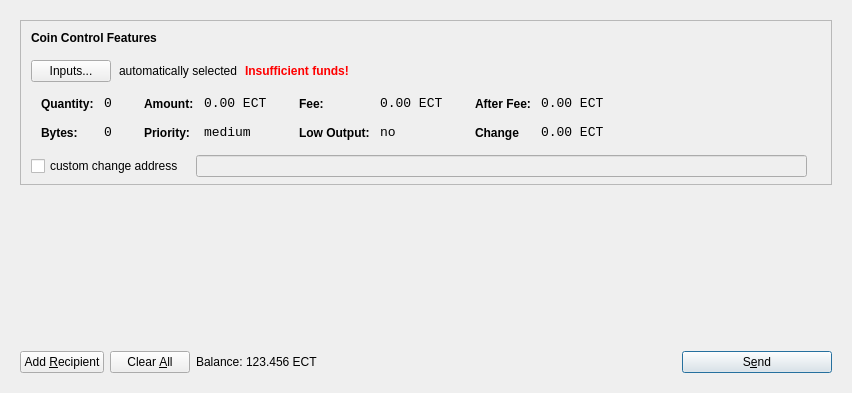
<?xml version="1.0" encoding="UTF-8"?>
<ui version="4.0">
 <class>SendCoinsDialog</class>
 <widget class="QDialog" name="SendCoinsDialog">
  <property name="geometry">
   <rect>
    <x>0</x>
    <y>0</y>
    <width>849</width>
    <height>393</height>
   </rect>
  </property>
  <property name="windowTitle">
   <string>Send Coins</string>
  </property>
  <layout class="QVBoxLayout" name="verticalLayout">
   <item>
    <widget class="QFrame" name="frameMain">
     <layout class="QVBoxLayout" name="verticalLayout_3">
      <item>
       <widget class="QFrame" name="frameCoinControl">
        <property name="sizePolicy">
         <sizepolicy hsizetype="Expanding" vsizetype="Expanding">
          <horstretch>0</horstretch>
          <verstretch>0</verstretch>
         </sizepolicy>
        </property>
        <property name="maximumSize">
         <size>
          <width>16777215</width>
          <height>16777215</height>
         </size>
        </property>
        <property name="frameShape">
         <enum>QFrame::StyledPanel</enum>
        </property>
        <property name="frameShadow">
         <enum>QFrame::Sunken</enum>
        </property>
        <layout class="QVBoxLayout" name="verticalLayoutCoinControl2">
         <property name="spacing">
          <number>6</number>
         </property>
         <property name="leftMargin">
          <number>0</number>
         </property>
         <property name="topMargin">
          <number>0</number>
         </property>
         <property name="rightMargin">
          <number>0</number>
         </property>
         <property name="bottomMargin">
          <number>6</number>
         </property>
         <item>
          <layout class="QVBoxLayout" name="verticalLayoutCoinControl" stretch="0,0,0,0,1">
           <property name="spacing">
            <number>0</number>
           </property>
           <property name="leftMargin">
            <number>10</number>
           </property>
           <property name="topMargin">
            <number>10</number>
           </property>
           <item>
            <layout class="QHBoxLayout" name="horizontalLayoutCoinControl1">
             <property name="bottomMargin">
              <number>15</number>
             </property>
             <item>
              <widget class="QLabel" name="labelCoinControlFeatures">
               <property name="sizePolicy">
                <sizepolicy hsizetype="Preferred" vsizetype="Maximum">
                 <horstretch>0</horstretch>
                 <verstretch>0</verstretch>
                </sizepolicy>
               </property>
               <property name="font">
                <font>
                 <weight>75</weight>
                 <bold>true</bold>
                </font>
               </property>
               <property name="styleSheet">
                <string notr="true">font-weight:bold;</string>
               </property>
               <property name="text">
                <string>Coin Control Features</string>
               </property>
              </widget>
             </item>
            </layout>
           </item>
           <item>
            <layout class="QHBoxLayout" name="horizontalLayoutCoinControl2" stretch="0,0,0,0">
             <property name="spacing">
              <number>8</number>
             </property>
             <property name="bottomMargin">
              <number>10</number>
             </property>
             <item>
              <widget class="QPushButton" name="pushButtonCoinControl">
               <property name="styleSheet">
                <string notr="true"/>
               </property>
               <property name="text">
                <string>Inputs...</string>
               </property>
              </widget>
             </item>
             <item>
              <widget class="QLabel" name="labelCoinControlAutomaticallySelected">
               <property name="text">
                <string>automatically selected</string>
               </property>
               <property name="margin">
                <number>5</number>
               </property>
              </widget>
             </item>
             <item>
              <widget class="QLabel" name="labelCoinControlInsuffFunds">
               <property name="font">
                <font>
                 <weight>75</weight>
                 <bold>true</bold>
                </font>
               </property>
               <property name="styleSheet">
                <string notr="true">color:red;font-weight:bold;</string>
               </property>
               <property name="text">
                <string>Insufficient funds!</string>
               </property>
               <property name="margin">
                <number>5</number>
               </property>
              </widget>
             </item>
             <item>
              <spacer name="horizontalSpacerCoinControl">
               <property name="orientation">
                <enum>Qt::Horizontal</enum>
               </property>
               <property name="sizeHint" stdset="0">
                <size>
                 <width>40</width>
                 <height>1</height>
                </size>
               </property>
              </spacer>
             </item>
            </layout>
           </item>
           <item>
            <widget class="QWidget" name="widgetCoinControl" native="true">
             <property name="sizePolicy">
              <sizepolicy hsizetype="Preferred" vsizetype="Preferred">
               <horstretch>0</horstretch>
               <verstretch>0</verstretch>
              </sizepolicy>
             </property>
             <property name="minimumSize">
              <size>
               <width>0</width>
               <height>0</height>
              </size>
             </property>
             <property name="styleSheet">
              <string notr="true"/>
             </property>
             <layout class="QHBoxLayout" name="horizontalLayoutCoinControl5">
              <property name="leftMargin">
               <number>0</number>
              </property>
              <property name="topMargin">
               <number>0</number>
              </property>
              <property name="rightMargin">
               <number>0</number>
              </property>
              <property name="bottomMargin">
               <number>0</number>
              </property>
              <item>
               <layout class="QHBoxLayout" name="horizontalLayoutCoinControl3" stretch="0,0,0,1">
                <property name="spacing">
                 <number>20</number>
                </property>
                <property name="topMargin">
                 <number>0</number>
                </property>
                <property name="bottomMargin">
                 <number>10</number>
                </property>
                <item>
                 <layout class="QFormLayout" name="formLayoutCoinControl1">
                  <property name="horizontalSpacing">
                   <number>10</number>
                  </property>
                  <property name="verticalSpacing">
                   <number>14</number>
                  </property>
                  <property name="leftMargin">
                   <number>10</number>
                  </property>
                  <property name="topMargin">
                   <number>4</number>
                  </property>
                  <property name="rightMargin">
                   <number>6</number>
                  </property>
                  <item row="0" column="0">
                   <widget class="QLabel" name="labelCoinControlQuantityText">
                    <property name="styleSheet">
                     <string notr="true">font-weight:bold;</string>
                    </property>
                    <property name="text">
                     <string>Quantity:</string>
                    </property>
                    <property name="margin">
                     <number>0</number>
                    </property>
                   </widget>
                  </item>
                  <item row="0" column="1">
                   <widget class="QLabel" name="labelCoinControlQuantity">
                    <property name="font">
                     <font>
                      <family>Monospace</family>
                      <pointsize>10</pointsize>
                     </font>
                    </property>
                    <property name="cursor">
                     <cursorShape>IBeamCursor</cursorShape>
                    </property>
                    <property name="contextMenuPolicy">
                     <enum>Qt::ActionsContextMenu</enum>
                    </property>
                    <property name="text">
                     <string>0</string>
                    </property>
                    <property name="margin">
                     <number>0</number>
                    </property>
                    <property name="textInteractionFlags">
                     <set>Qt::LinksAccessibleByMouse|Qt::TextSelectableByKeyboard|Qt::TextSelectableByMouse</set>
                    </property>
                   </widget>
                  </item>
                  <item row="1" column="0">
                   <widget class="QLabel" name="labelCoinControlBytesText">
                    <property name="styleSheet">
                     <string notr="true">font-weight:bold;</string>
                    </property>
                    <property name="text">
                     <string>Bytes:</string>
                    </property>
                   </widget>
                  </item>
                  <item row="1" column="1">
                   <widget class="QLabel" name="labelCoinControlBytes">
                    <property name="font">
                     <font>
                      <family>Monospace</family>
                      <pointsize>10</pointsize>
                     </font>
                    </property>
                    <property name="cursor">
                     <cursorShape>IBeamCursor</cursorShape>
                    </property>
                    <property name="contextMenuPolicy">
                     <enum>Qt::ActionsContextMenu</enum>
                    </property>
                    <property name="text">
                     <string>0</string>
                    </property>
                    <property name="textInteractionFlags">
                     <set>Qt::LinksAccessibleByMouse|Qt::TextSelectableByKeyboard|Qt::TextSelectableByMouse</set>
                    </property>
                   </widget>
                  </item>
                 </layout>
                </item>
                <item>
                 <layout class="QFormLayout" name="formLayoutCoinControl2">
                  <property name="horizontalSpacing">
                   <number>10</number>
                  </property>
                  <property name="verticalSpacing">
                   <number>14</number>
                  </property>
                  <property name="leftMargin">
                   <number>6</number>
                  </property>
                  <property name="topMargin">
                   <number>4</number>
                  </property>
                  <property name="rightMargin">
                   <number>6</number>
                  </property>
                  <item row="0" column="0">
                   <widget class="QLabel" name="labelCoinControlAmountText">
                    <property name="styleSheet">
                     <string notr="true">font-weight:bold;</string>
                    </property>
                    <property name="text">
                     <string>Amount:</string>
                    </property>
                    <property name="margin">
                     <number>0</number>
                    </property>
                   </widget>
                  </item>
                  <item row="0" column="1">
                   <widget class="QLabel" name="labelCoinControlAmount">
                    <property name="font">
                     <font>
                      <family>Monospace</family>
                      <pointsize>10</pointsize>
                     </font>
                    </property>
                    <property name="cursor">
                     <cursorShape>IBeamCursor</cursorShape>
                    </property>
                    <property name="contextMenuPolicy">
                     <enum>Qt::ActionsContextMenu</enum>
                    </property>
                    <property name="text">
                     <string>0.00 ECT</string>
                    </property>
                    <property name="textInteractionFlags">
                     <set>Qt::LinksAccessibleByMouse|Qt::TextSelectableByKeyboard|Qt::TextSelectableByMouse</set>
                    </property>
                   </widget>
                  </item>
                  <item row="1" column="0">
                   <widget class="QLabel" name="labelCoinControlPriorityText">
                    <property name="styleSheet">
                     <string notr="true">font-weight:bold;</string>
                    </property>
                    <property name="text">
                     <string>Priority:</string>
                    </property>
                   </widget>
                  </item>
                  <item row="1" column="1">
                   <widget class="QLabel" name="labelCoinControlPriority">
                    <property name="font">
                     <font>
                      <family>Monospace</family>
                      <pointsize>10</pointsize>
                     </font>
                    </property>
                    <property name="cursor">
                     <cursorShape>IBeamCursor</cursorShape>
                    </property>
                    <property name="contextMenuPolicy">
                     <enum>Qt::ActionsContextMenu</enum>
                    </property>
                    <property name="text">
                     <string>medium</string>
                    </property>
                    <property name="textInteractionFlags">
                     <set>Qt::LinksAccessibleByMouse|Qt::TextSelectableByKeyboard|Qt::TextSelectableByMouse</set>
                    </property>
                   </widget>
                  </item>
                 </layout>
                </item>
                <item>
                 <layout class="QFormLayout" name="formLayoutCoinControl3">
                  <property name="horizontalSpacing">
                   <number>10</number>
                  </property>
                  <property name="verticalSpacing">
                   <number>14</number>
                  </property>
                  <property name="leftMargin">
                   <number>6</number>
                  </property>
                  <property name="topMargin">
                   <number>4</number>
                  </property>
                  <property name="rightMargin">
                   <number>6</number>
                  </property>
                  <item row="0" column="0">
                   <widget class="QLabel" name="labelCoinControlFeeText">
                    <property name="styleSheet">
                     <string notr="true">font-weight:bold;</string>
                    </property>
                    <property name="text">
                     <string>Fee:</string>
                    </property>
                    <property name="margin">
                     <number>0</number>
                    </property>
                   </widget>
                  </item>
                  <item row="0" column="1">
                   <widget class="QLabel" name="labelCoinControlFee">
                    <property name="font">
                     <font>
                      <family>Monospace</family>
                      <pointsize>10</pointsize>
                     </font>
                    </property>
                    <property name="cursor">
                     <cursorShape>IBeamCursor</cursorShape>
                    </property>
                    <property name="contextMenuPolicy">
                     <enum>Qt::ActionsContextMenu</enum>
                    </property>
                    <property name="text">
                     <string>0.00 ECT</string>
                    </property>
                    <property name="textInteractionFlags">
                     <set>Qt::LinksAccessibleByMouse|Qt::TextSelectableByKeyboard|Qt::TextSelectableByMouse</set>
                    </property>
                   </widget>
                  </item>
                  <item row="1" column="0">
                   <widget class="QLabel" name="labelCoinControlLowOutputText">
                    <property name="styleSheet">
                     <string notr="true">font-weight:bold;</string>
                    </property>
                    <property name="text">
                     <string>Low Output:</string>
                    </property>
                   </widget>
                  </item>
                  <item row="1" column="1">
                   <widget class="QLabel" name="labelCoinControlLowOutput">
                    <property name="font">
                     <font>
                      <family>Monospace</family>
                      <pointsize>10</pointsize>
                     </font>
                    </property>
                    <property name="cursor">
                     <cursorShape>IBeamCursor</cursorShape>
                    </property>
                    <property name="contextMenuPolicy">
                     <enum>Qt::ActionsContextMenu</enum>
                    </property>
                    <property name="text">
                     <string>no</string>
                    </property>
                    <property name="textInteractionFlags">
                     <set>Qt::LinksAccessibleByMouse|Qt::TextSelectableByKeyboard|Qt::TextSelectableByMouse</set>
                    </property>
                   </widget>
                  </item>
                 </layout>
                </item>
                <item>
                 <layout class="QFormLayout" name="formLayoutCoinControl4">
                  <property name="horizontalSpacing">
                   <number>10</number>
                  </property>
                  <property name="verticalSpacing">
                   <number>14</number>
                  </property>
                  <property name="leftMargin">
                   <number>6</number>
                  </property>
                  <property name="topMargin">
                   <number>4</number>
                  </property>
                  <property name="rightMargin">
                   <number>6</number>
                  </property>
                  <item row="0" column="0">
                   <widget class="QLabel" name="labelCoinControlAfterFeeText">
                    <property name="styleSheet">
                     <string notr="true">font-weight:bold;</string>
                    </property>
                    <property name="text">
                     <string>After Fee:</string>
                    </property>
                    <property name="margin">
                     <number>0</number>
                    </property>
                   </widget>
                  </item>
                  <item row="0" column="1">
                   <widget class="QLabel" name="labelCoinControlAfterFee">
                    <property name="font">
                     <font>
                      <family>Monospace</family>
                      <pointsize>10</pointsize>
                     </font>
                    </property>
                    <property name="cursor">
                     <cursorShape>IBeamCursor</cursorShape>
                    </property>
                    <property name="contextMenuPolicy">
                     <enum>Qt::ActionsContextMenu</enum>
                    </property>
                    <property name="text">
                     <string>0.00 ECT</string>
                    </property>
                    <property name="textInteractionFlags">
                     <set>Qt::LinksAccessibleByMouse|Qt::TextSelectableByKeyboard|Qt::TextSelectableByMouse</set>
                    </property>
                   </widget>
                  </item>
                  <item row="1" column="0">
                   <widget class="QLabel" name="labelCoinControlChangeText">
                    <property name="styleSheet">
                     <string notr="true">font-weight:bold;</string>
                    </property>
                    <property name="text">
                     <string>Change</string>
                    </property>
                   </widget>
                  </item>
                  <item row="1" column="1">
                   <widget class="QLabel" name="labelCoinControlChange">
                    <property name="font">
                     <font>
                      <family>Monospace</family>
                      <pointsize>10</pointsize>
                     </font>
                    </property>
                    <property name="cursor">
                     <cursorShape>IBeamCursor</cursorShape>
                    </property>
                    <property name="contextMenuPolicy">
                     <enum>Qt::ActionsContextMenu</enum>
                    </property>
                    <property name="text">
                     <string>0.00 ECT</string>
                    </property>
                    <property name="textInteractionFlags">
                     <set>Qt::LinksAccessibleByMouse|Qt::TextSelectableByKeyboard|Qt::TextSelectableByMouse</set>
                    </property>
                   </widget>
                  </item>
                 </layout>
                </item>
               </layout>
              </item>
             </layout>
            </widget>
           </item>
           <item>
            <layout class="QHBoxLayout" name="horizontalLayoutCoinControl4" stretch="0,0,0">
             <property name="spacing">
              <number>12</number>
             </property>
             <property name="sizeConstraint">
              <enum>QLayout::SetDefaultConstraint</enum>
             </property>
             <property name="topMargin">
              <number>5</number>
             </property>
             <property name="rightMargin">
              <number>5</number>
             </property>
             <item>
              <widget class="QCheckBox" name="checkBoxCoinControlChange">
               <property name="text">
                <string>custom change address</string>
               </property>
              </widget>
             </item>
             <item>
              <widget class="QLineEdit" name="lineEditCoinControlChange">
               <property name="enabled">
                <bool>false</bool>
               </property>
               <property name="sizePolicy">
                <sizepolicy hsizetype="Expanding" vsizetype="Fixed">
                 <horstretch>0</horstretch>
                 <verstretch>0</verstretch>
                </sizepolicy>
               </property>
              </widget>
             </item>
             <item>
              <widget class="QLabel" name="labelCoinControlChangeLabel">
               <property name="sizePolicy">
                <sizepolicy hsizetype="Preferred" vsizetype="Expanding">
                 <horstretch>0</horstretch>
                 <verstretch>0</verstretch>
                </sizepolicy>
               </property>
               <property name="minimumSize">
                <size>
                 <width>0</width>
                 <height>0</height>
                </size>
               </property>
               <property name="text">
                <string/>
               </property>
               <property name="margin">
                <number>3</number>
               </property>
              </widget>
             </item>
            </layout>
           </item>
           <item>
            <spacer name="verticalSpacerCoinControl">
             <property name="orientation">
              <enum>Qt::Vertical</enum>
             </property>
             <property name="sizeHint" stdset="0">
              <size>
               <width>800</width>
               <height>1</height>
              </size>
             </property>
            </spacer>
           </item>
          </layout>
         </item>
        </layout>
       </widget>
      </item>
      <item>
       <widget class="QScrollArea" name="scrollArea">
        <property name="frameShape">
         <enum>QFrame::NoFrame</enum>
        </property>
        <property name="widgetResizable">
         <bool>true</bool>
        </property>
        <widget class="QWidget" name="scrollAreaWidgetContents">
         <property name="geometry">
          <rect>
           <x>0</x>
           <y>0</y>
           <width>813</width>
           <height>148</height>
          </rect>
         </property>
         <layout class="QVBoxLayout" name="verticalLayout_2">
          <property name="leftMargin">
           <number>0</number>
          </property>
          <property name="topMargin">
           <number>0</number>
          </property>
          <property name="rightMargin">
           <number>0</number>
          </property>
          <property name="bottomMargin">
           <number>0</number>
          </property>
          <item>
           <layout class="QVBoxLayout" name="entries">
            <property name="spacing">
             <number>6</number>
            </property>
           </layout>
          </item>
          <item>
           <spacer name="verticalSpacer">
            <property name="orientation">
             <enum>Qt::Vertical</enum>
            </property>
            <property name="sizeHint" stdset="0">
             <size>
              <width>20</width>
              <height>40</height>
             </size>
            </property>
           </spacer>
          </item>
         </layout>
        </widget>
       </widget>
      </item>
      <item>
       <layout class="QHBoxLayout" name="horizontalLayout">
        <item>
         <widget class="QPushButton" name="addButton">
          <property name="toolTip">
           <string>Send to multiple recipients at once</string>
          </property>
          <property name="text">
           <string>Add &amp;Recipient</string>
          </property>
          <property name="icon">
           <iconset resource="../Ectam.qrc">
            <normaloff>:/icons/add</normaloff>:/icons/add</iconset>
          </property>
          <property name="autoDefault">
           <bool>false</bool>
          </property>
         </widget>
        </item>
        <item>
         <widget class="QPushButton" name="clearButton">
          <property name="sizePolicy">
           <sizepolicy hsizetype="Minimum" vsizetype="Fixed">
            <horstretch>0</horstretch>
            <verstretch>0</verstretch>
           </sizepolicy>
          </property>
          <property name="toolTip">
           <string>Remove all transaction fields</string>
          </property>
          <property name="text">
           <string>Clear &amp;All</string>
          </property>
          <property name="icon">
           <iconset resource="../Ectam.qrc">
            <normaloff>:/icons/remove</normaloff>:/icons/remove</iconset>
          </property>
          <property name="autoRepeatDelay">
           <number>300</number>
          </property>
          <property name="autoDefault">
           <bool>false</bool>
          </property>
         </widget>
        </item>
        <item>
         <layout class="QHBoxLayout" name="horizontalLayout_2">
          <property name="spacing">
           <number>3</number>
          </property>
          <item>
           <widget class="QLabel" name="label">
            <property name="sizePolicy">
             <sizepolicy hsizetype="Preferred" vsizetype="Fixed">
              <horstretch>0</horstretch>
              <verstretch>0</verstretch>
             </sizepolicy>
            </property>
            <property name="text">
             <string>Balance:</string>
            </property>
           </widget>
          </item>
          <item>
           <widget class="QLabel" name="labelBalance">
            <property name="sizePolicy">
             <sizepolicy hsizetype="Preferred" vsizetype="Fixed">
              <horstretch>0</horstretch>
              <verstretch>0</verstretch>
             </sizepolicy>
            </property>
            <property name="cursor">
             <cursorShape>IBeamCursor</cursorShape>
            </property>
            <property name="text">
             <string>123.456 ECT</string>
            </property>
            <property name="textInteractionFlags">
             <set>Qt::LinksAccessibleByMouse|Qt::TextSelectableByKeyboard|Qt::TextSelectableByMouse</set>
            </property>
           </widget>
          </item>
         </layout>
        </item>
        <item>
         <spacer name="horizontalSpacer">
          <property name="orientation">
           <enum>Qt::Horizontal</enum>
          </property>
          <property name="sizeHint" stdset="0">
           <size>
            <width>40</width>
            <height>20</height>
           </size>
          </property>
         </spacer>
        </item>
        <item>
         <widget class="QPushButton" name="sendButton">
          <property name="minimumSize">
           <size>
            <width>150</width>
            <height>0</height>
           </size>
          </property>
          <property name="toolTip">
           <string>Confirm the send action</string>
          </property>
          <property name="text">
           <string>S&amp;end</string>
          </property>
          <property name="icon">
           <iconset resource="../Ectam.qrc">
            <normaloff>:/icons/send</normaloff>:/icons/send</iconset>
          </property>
          <property name="default">
           <bool>true</bool>
          </property>
         </widget>
        </item>
       </layout>
      </item>
     </layout>
     <zorder>scrollArea</zorder>
     <zorder>frameCoinControl</zorder>
     <zorder></zorder>
    </widget>
   </item>
  </layout>
 </widget>
 <resources>
  <include location="../Ectam.qrc"/>
 </resources>
 <connections/>
</ui>
